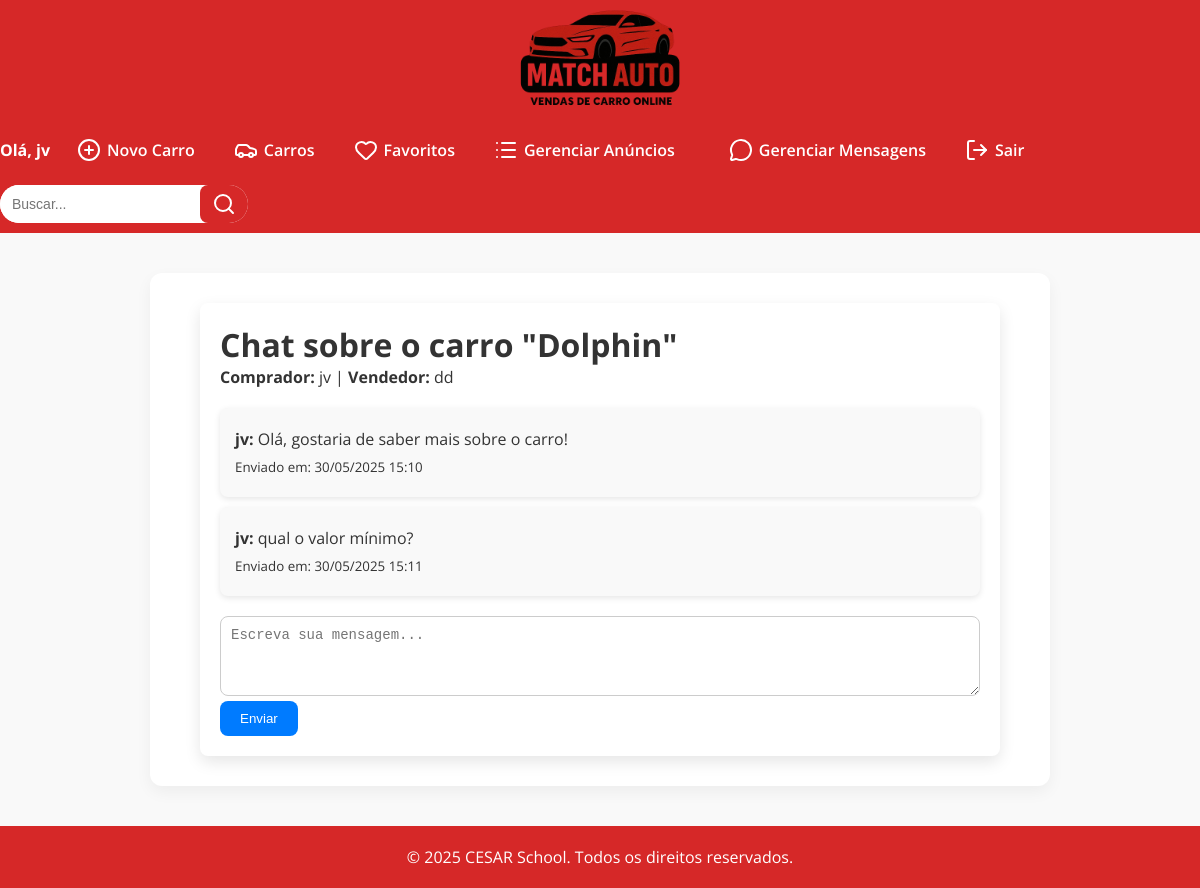
Page /interacoes/chat/26/ (signed in) on the committed database.
### interacoes/models.py (models this page shows, shortened)
class Chat(models.Model):
    car = models.ForeignKey(Car, related_name='chats', on_delete=models.CASCADE)
    comprador = models.ForeignKey(User, related_name='comprador_chats', on_delete=models.CASCADE)
    vendedor = models.ForeignKey(User, related_name='vendedor_chats', on_delete=models.CASCADE)
    created_at = models.DateTimeField(auto_now_add=True)

class Message(models.Model):
    chat = models.ForeignKey(Chat, related_name='messages', on_delete=models.CASCADE)
    sender = models.ForeignKey(User, related_name='messages_sent', on_delete=models.CASCADE)
    text = models.TextField()
    created_at = models.DateTimeField(auto_now_add=True)

### cars/models.py (models this page shows, shortened)
class Car(models.Model):
    id = models.AutoField(primary_key=True)
    model = models.CharField(max_length=200)
    brand = models.ForeignKey(Brand, on_delete=models.PROTECT, related_name='car_brand')
    factory_year = models.IntegerField(blank = True, null = True)
    model_year = models.IntegerField(blank = True, null = True)
    km = models.IntegerField(blank = True, null = True)
    value = models.FloatField(blank = True, null = True)
    photo = models.ImageField(upload_to='cars/', blank = True, null = True)
    favoritos = models.ManyToManyField(User, related_name='carros_favoritos', blank=True)
    usuario = models.ForeignKey(User, on_delete=models.CASCADE)
    rating = models.DecimalField(max_digits=2, decimal_places=1, default=0)

### interacoes/views.py (the view, shortened to what this page needs)
# urls.py: path('chat/<int:chat_id>/', views.chat_detail, name='chat_detail'),
@login_required
def chat_detail(request, chat_id):
    chat = get_object_or_404(Chat, id=chat_id)
    messages = chat.messages.order_by('created_at')
    return render(request, 'chat_detail.html', {'chat': chat, 'messages': messages})

### interacoes/templates/chat_detail.html (shortened to what this page needs)
{% extends 'base.html' %}
{% block content %}
  <div class="chat-detail-container">
    <h1>Chat sobre o carro "{{ chat.car.model }}"</h1>
    <p><strong>Comprador:</strong> {{ chat.comprador.username }} |
       <strong>Vendedor:</strong> {{ chat.vendedor.username }}</p>
    <div class="messages-list">
      {% for message in messages %}
        <div class="message-item">
          <p><strong>{{ message.sender.username }}:</strong> {{ message.text }}</p>
          <p><small>Enviado em: {{ message.created_at|date:"d/m/Y H:i" }}</small></p>
        </div>
      {% endfor %}
    </div>
    <form method="post">
      <textarea name="message_text" placeholder="Escreva sua mensagem..." required></textarea>
      <button type="submit">Enviar</button>
    </form>
  </div>
{% endblock %}

### MATCHAUTOS/templates/base.html (shortened to what this page needs)
{% load static %}
{% get_media_prefix as MEDIA_URL %}
<!DOCTYPE html>
<html lang="pt-br">
<link rel="stylesheet" href="https://cdnjs.cloudflare.com/ajax/libs/font-awesome/6.5.0/css/all.min.css">
<head>
</head>
<body>
  <header>
    <a href="{% url 'cars_list' %}">
      <img src="{{ MEDIA_URL }}cars/Match_Auto_Logo-removebg.png" alt="MatchAuto Logo" class="logo">
    </a>
  </header>
  <nav>
    <ul>
      {% if user.is_authenticated %}
        <li style="color: white; font-weight: bold;">Olá, {{ user.username }}</li>
        <li><a href="{% url 'new_car' %}"><i data-lucide="plus-circle"></i> Novo Carro</a></li>
        <li><a href="{% url 'cars_list' %}"><i data-lucide="car"></i> Carros</a></li>
        <li><a href="{% url 'lista_favoritos' %}"><i data-lucide="heart"></i> Favoritos</a></li>
        {% if user.is_superuser %}
          <li><a href="{% url 'todos_anuncios' %}"><i data-lucide="list"></i> Gerenciar Anúncios</a></li>
        {% else %}
          <li><a href="{% url 'meus_anuncios' %}"><i data-lucide="list"></i> Meus Anúncios</a></li>
        {% endif %}
        <li>
        {% if user.is_superuser %}
          <li>
           <a href="{% url 'todas_mensagens' %}">
           <i data-lucide="message-circle"></i> Gerenciar Mensagens
           </a>
          </li>
        {% else %}
          <li>
           <a href="{% url 'minhas_mensagens' %}">
           <i data-lucide="message-circle"></i> Minhas Mensagens
           </a>
          </li>
        {% endif %}
        </li>
      {% else %}
        <li><a href="{% url 'register' %}"><i data-lucide="user-plus"></i> Cadastre-se</a></li>
        <li><a href="{% url 'login' %}"><i data-lucide="log-in"></i> Login</a></li>
        <li><a href="{% url 'cars_list' %}"><i data-lucide="car"></i> Carros</a></li>
      {% endif %}
      {% if user.is_authenticated %}
        <li><a href="{% url 'logout' %}"><i data-lucide="log-out"></i> Sair</a></li>
      {% endif %}
      <li>
        <form method="GET" action="{% url 'cars_list' %}" class="search-container">
          <input type="text" name="search" placeholder="Buscar...">
          <button type="submit"><i data-lucide="search"></i></button>
        </form>
      </li>
    </ul>
  </nav>
  <main>
    {% block content %}{% endblock %}
  </main>
  <footer>
    <p>&copy; 2025 CESAR School. Todos os direitos reservados.</p>
  </footer>
</body>
</html>

### MATCHAUTOS/templates/base.html (style rules this page uses)
* { margin: 0; padding: 0; box-sizing: border-box; }
body { font-family: 'Open Sans', sans-serif; background-color: #f9f9f9; color: #333; }
header { background-color: #d62828; color: #fff; height: 120px; text-align: center; display: flex; align-items: center; justify-content: center; }
.logo { height: 200px; max-height: 300%; cursor: pointer; transition: transform 0.3s ease; }
nav { background-color: #d62828; display: flex; justify-content: center; flex-wrap: wrap; gap: 15px; padding: 10px 0; }
nav ul { list-style: none; display: flex; flex-wrap: wrap; gap: 15px; align-items: center; padding: 0; margin: 0; }
nav ul li a { color: #fff; text-decoration: none; font-weight: 600; padding: 8px 12px; border-radius: 8px; transition: background-color 0.3s ease; display: flex; align-items: center; gap: 6px; }
.search-container { display: flex; align-items: center; background: #fff; border-radius: 20px; overflow: hidden; height: 38px; }
.search-container input { border: none; padding: 8px 12px; font-size: 14px; outline: none; width: 200px; height: 100%; }
.search-container button { background: #d62828; border: none; padding: 0 12px; cursor: pointer; color: white; height: 100%; display: flex; align-items: center; justify-content: center; }
main { max-width: 900px; margin: 40px auto; padding: 30px; background-color: #fff; border-radius: 12px; box-shadow: 0 6px 16px rgba(0, 0, 0, 0.05); }
footer { background-color: #d62828; color: #fff; padding: 20px; text-align: center; margin-top: 40px; }

### interacoes/templates/chat_detail.html (style rules this page uses)
.chat-detail-container { max-width: 800px; margin: 0 auto; padding: 20px; background-color: #fff; border-radius: 8px; box-shadow: 0 6px 16px rgba(0, 0, 0, 0.1); }
.messages-list { margin-top: 20px; }
.message-item { background-color: #f9f9f9; padding: 15px; margin-bottom: 10px; border-radius: 8px; box-shadow: 0 2px 6px rgba(0, 0, 0, 0.1); }
.message-item p { margin: 5px 0; }
textarea { width: 100%; padding: 10px; margin-top: 10px; border-radius: 8px; border: 1px solid #ccc; min-height: 80px; font-size: 14px; }
button { background-color: #007bff; color: white; padding: 10px 20px; border-radius: 8px; border: none; cursor: pointer; }

### rows in the picture
Chat: car.model "Dolphin", comprador.username "jv", vendedor.username "dd"
Message: sender.username "jv", text "Olá, gostaria de saber mais sobre o carro!", created_at "30/05/2025 15:10"
Message: sender.username "jv", text "qual o valor mínimo?", created_at "30/05/2025 15:11"

### other values in the picture
{{ user.username }} "jv"
